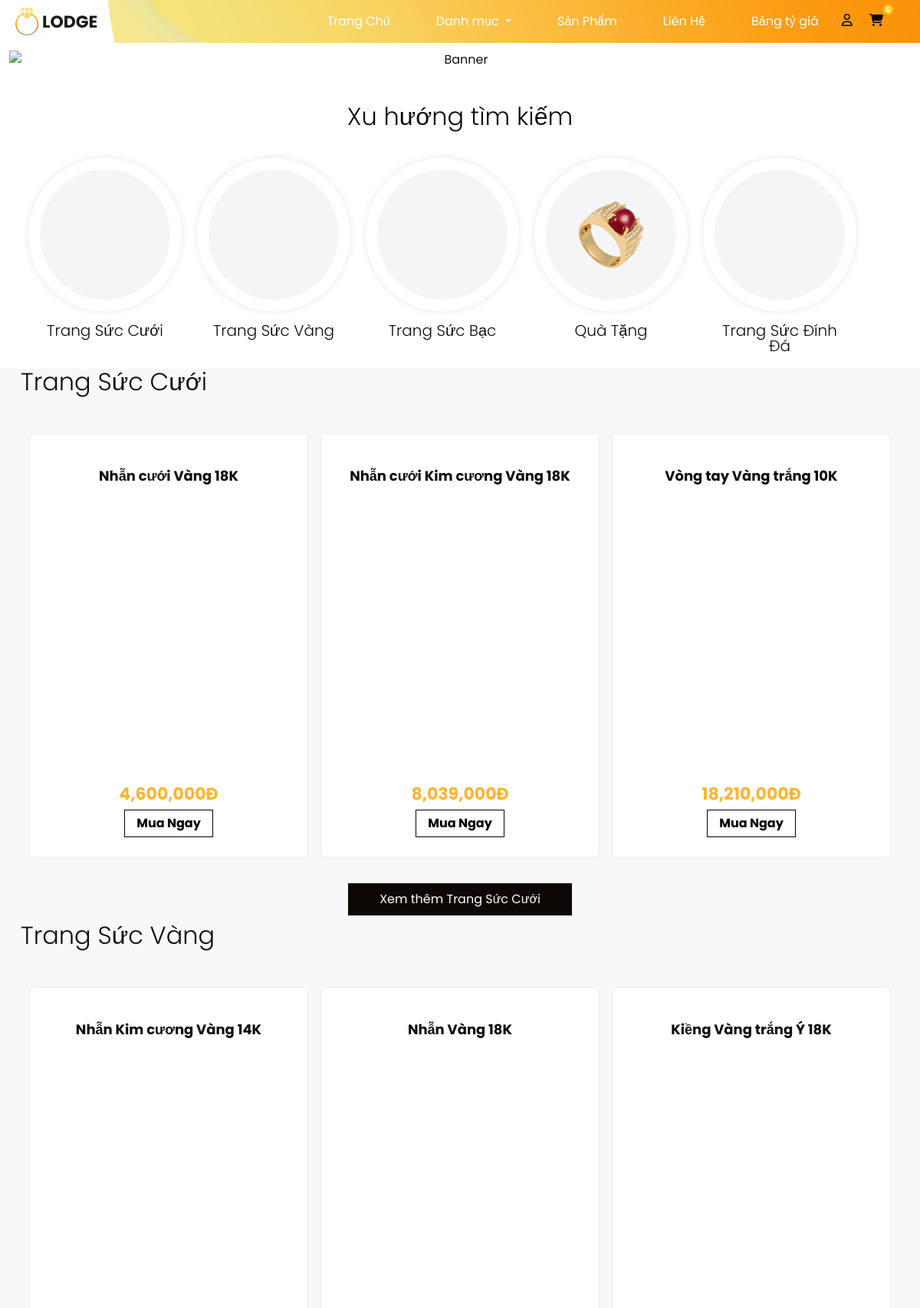
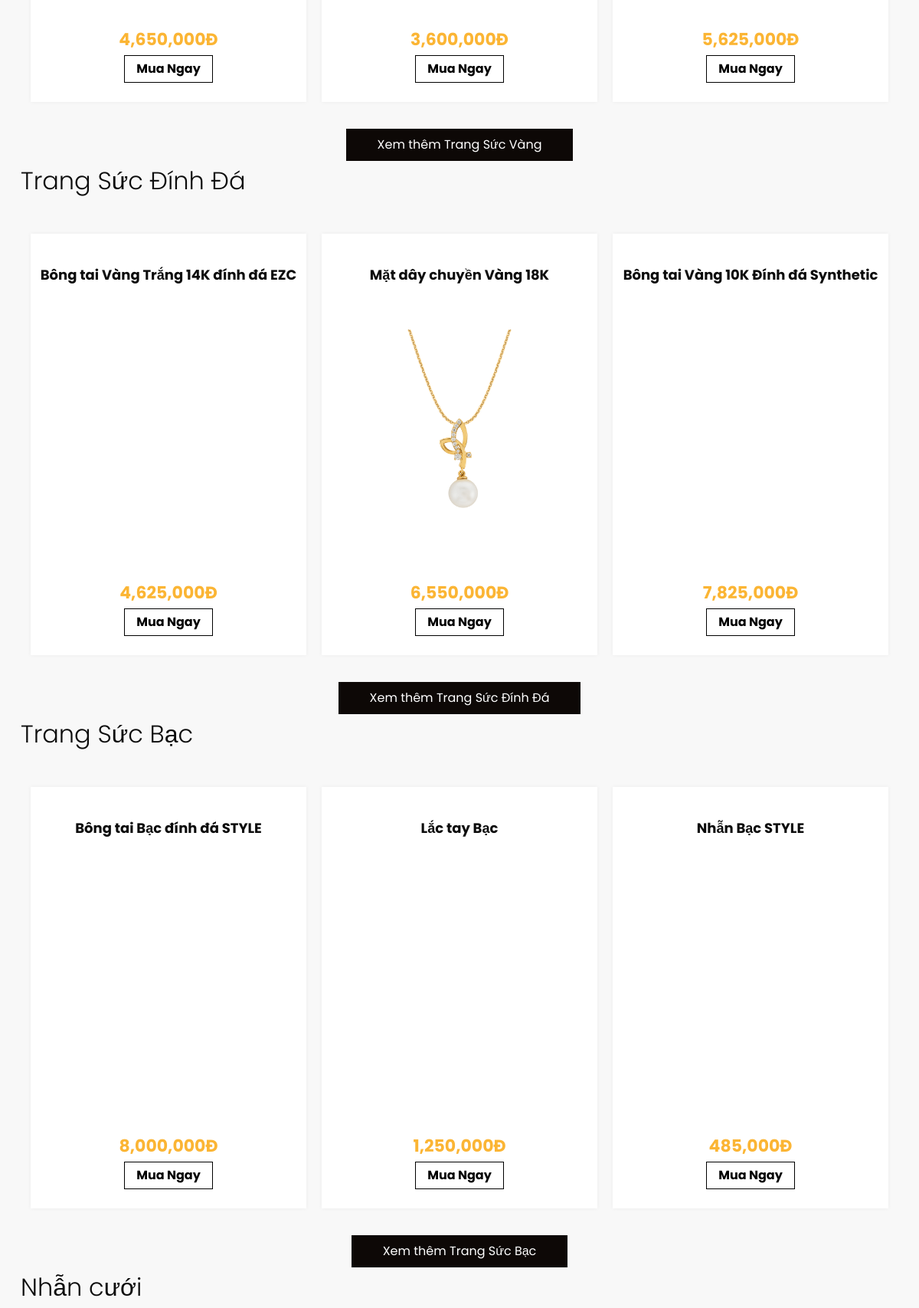
/jewellery.php (upper part), run on the app's committed database (2 pictures, top to bottom).
### tables this page shows
CREATE TABLE `danhmuc` (
  `Ma_DM` int(11) NOT NULL,
  `Ten_DM` varchar(20) NOT NULL,
  `HinhAnh_DM` varchar(100) DEFAULT NULL,
  `PARENT` int(11) DEFAULT NULL
);

CREATE TABLE `sanpham` (
  `Ma_SP` int(11) NOT NULL,
  `Ma_DM` int(11) NOT NULL,
  `HinhAnh_SP` varchar(100) NOT NULL,
  `Ten_SP` varchar(50) NOT NULL,
  `TrongLuong_Sp` float NOT NULL,
  `MoTa_SP` mediumtext DEFAULT NULL,
  `soluong_sp` int(11) DEFAULT NULL
);

CREATE TABLE `don_gia` (
  `id_gia` int(11) NOT NULL,
  `ngay` date NOT NULL,
  `gia` float NOT NULL,
  `Ma_SP` int(11) DEFAULT NULL
);

### jewellery.php (the view, shortened to what this page needs)
<!DOCTYPE html>
<html>
<head>
    <link rel="stylesheet" type="text/css" href="https://cdnjs.cloudflare.com/ajax/libs/OwlCarousel2/2.1.3/assets/owl.carousel.min.css" />
    <link rel="stylesheet" href="https://cdnjs.cloudflare.com/ajax/libs/font-awesome/6.2.0/css/all.min.css">
    <link rel="stylesheet" type="text/css" href="css/bootstrap.css" />
    <link rel="stylesheet" type="text/css" href="css/sina-nav.css" />
    <link href="https://cdn.jsdelivr.net/npm/bootstrap@5.0.2/dist/css/bootstrap.min.css" rel="stylesheet">
    <link href="css/sanpham.css" rel="stylesheet" />
    <link href="css/responsive.css" rel="stylesheet" />
</head>
<body class="sub_page">
    <div class="hero_area">
        <header class="header_section">
            <div class="container-fluid">
                <nav class="navbar navbar-expand-lg custom_nav-container ">
                    <a class="navbar-brand" href="index.html">
                        <img src="images/logo.png" alt="">
                        <span>Lodge</span>
                    </a>
                    <div class="collapse navbar-collapse" id="navbarSupportedContent">
                        <ul class="navbar-nav ml-auto">
                            <li class="nav-item">
                                <a class="nav-link" href="index.php">Trang Chủ</a>
                            </li>
                            <li class="nav-item dropdown">
                                <a class="nav-link dropdown-toggle" href="category.php" id="navbarDropdown"
                                    role="button" data-bs-toggle="dropdown" aria-expanded="false">
                                    Danh mục
                                </a>
                            </li>
                            <li class="nav-item">
                                <a class="nav-link" href="jewellery.php">Sản Phẩm</a>
                            </li>
                            <li class="nav-item">
                                <a class="nav-link" href="contact1.php">Liên Hệ</a>
                            </li>
                            <li class="nav-item">
                  <a class="nav-link" href="tygia.php">Bảng tỷ giá</a>
                </li>
                <form class="d-flex">
                        <div class="icons">
                            <?php
                            if (!isset($_SESSION["user"])){
                          ?>
                            <a href="login.php"><i class="fa-regular fa-user"></i></a>
                            <?php
                            }
                            else
                            {
                                ?>
                            <i> <label for="">Xin chào: </label><?php echo $_SESSION["user"]; ?></i>
                            <a href='logout.php'><i class="fa-solid fa-right-from-bracket"></i></a>
                            <?php
                            }
                            ?>
                            <a href="cart.php"><i class="fa-solid fa-cart-shopping"></i><span
                                    style="height: 13px;width: 13px;background: #ffc800;font-size: 10px;color: #ffffff;line-height: 13px;text-align: center;font-weight: 700;display: inline-block;border-radius: 50%;position: absolute;">
                                    <?php require 'slsp.php'; ?>
                                </span></a>
                        </div>
                    </form>
                        </ul>
                    </div>
                </nav>
            </div>
        </header>
                          </div>
<div class="banner_section layout_padding">
    <div class="container-fluid">
        <div class="row">
            <div style="text-align: center; width: 100%;">
                <img src="upload/banner2.jpg" alt="Banner" style="height: auto; max-width: 100%; display: block; margin: 0 auto;">
            </div>
        </div>
    </div>
</div>
<?php
$sql_str = "SELECT * FROM danhmuc WHERE Ten_DM LIKE '%Trang%' OR Ten_DM LIKE '%Quà%' ORDER BY Ma_DM
 ";
$result = mysqli_query($conn, $sql_str);
?>
<div class="item_section layout_padding2">
    <div class="container">
        <h2 class="text-center">Xu hướng tìm kiếm</h2>
        <div class="item_container_wrapper">
            <div class="item_container_wrapper_inner d-flex">
                <div class="item_container d-flex justify-content-center">
                    <?php while ($row = mysqli_fetch_assoc($result)) { ?>
                        <div class="box">
                            <a href="products.php?id=<?php echo $row['Ma_DM']; ?>">
                                <div class="img-box">
                                    <img src="<?php echo $row['HinhAnh_DM']; ?>" alt="">
                                </div>
                            </a>
                            <div class="name">
                                <h5 class="text-center"><?php echo $row['Ten_DM']; ?></h5>
                            </div>
                        </div>
                    <?php } ?>
                </div>
            </div>
        </div>
    </div>
</div>
  <?php
$sql = "SELECT
            sanpham.HinhAnh_SP,
            sanpham.Ten_SP,
            sanpham.Ma_SP,
            don_gia.gia AS Gia_SP,
            danhmuc.Ten_DM,
            danhmuc.Ma_DM
        FROM
            sanpham
        INNER JOIN
            don_gia ON sanpham.Ma_SP = don_gia.Ma_SP
        INNER JOIN
            danhmuc ON sanpham.Ma_DM = danhmuc.Ma_DM
       ";
$result = mysqli_query($conn, $sql);
$max_products_per_category = 3;
?>
<section class="price_section layout_padding">
    <div class="container" >
        <?php
        if (mysqli_num_rows($result) > 0) {
            $products_by_category = array();
            while ($row = mysqli_fetch_assoc($result)) {
                $category = $row['Ten_DM'];
                if (!isset($products_by_category[$category])) {
                    $products_by_category[$category] = array();
                }
                $products_by_category[$category][] = $row;
            }
            foreach ($products_by_category as $category => $products) {
                echo '<div class="heading_container">';
                echo '<h2>'.$category.'</h2>';
                echo '</div>';
                echo '<div class="price_container">';
                $product_count = 0;
                foreach ($products as $product) {
                    if ($product_count < $max_products_per_category) {
                        ?>
                        <div class="box">
                            <div class="name">
                                <h6><?php echo $product['Ten_SP']; ?></h6>
                            </div>
                            <div class="img-box">
                                <img src="<?php echo $product['HinhAnh_SP']; ?>" alt="">
                            </div>
                            <div class="detail-box">
                                <h5><span><?php echo number_format($product['Gia_SP']); ?>đ</span></h5>
                                <a href="chitiet.php?id=<?php echo $product['Ma_SP']; ?>">Mua Ngay</a>
                            </div>
                        </div>
                        <?php
                        $product_count++;
                    } else {
                        break;
                    }
                }
                echo '<div class="d-flex justify-content-center">';
                echo '<div class="category_name_container">';
                echo '<a href="products.php?id='.$product['Ma_DM'].'" class="price_btn">Xem thêm '.$product['Ten_DM'].'</a>';
                echo '</div>';
                echo '</div>';
                echo '</div>';
            }
        } else {
            echo "Không có sản phẩm phù hợp.";
        }
        ?>
    </div>
</section>
</body>
</html>

### css/sanpham.css (style rules this page uses)
body { font-family: "Poppins", sans-serif; color: #0c0c0c; }
.layout_padding { padding: 1px 0; }
.layout_padding2 { padding: 45px 0; }
.heading_container { display: -webkit-box; display: -ms-flexbox; display: flex; }
.heading_container h2 { position: relative; text-align: center; }
.heading_container h2::before { content: ""; position: absolute; width: 9px; height: 30px; top: 14%; right: -15px; }
.hero_area { height: 100vh; position: relative; background-image: url(../images/hero-bg.png); background-size: cover; background-position: bottom right; background-repeat: no-repeat; }
.sub_page .hero_area { height: auto; background-position: top right; }
.header_section .container-fluid { padding-right: 25px; padding-left: 25px; }
.custom_nav-container.navbar-expand-lg .navbar-nav .nav-link { padding: 10px 30px; color: #ffffff; text-align: center; }
a, a:hover, a:focus { text-decoration: none; }
.navbar-brand { display: -webkit-box; display: -ms-flexbox; display: flex; -webkit-box-align: center; -ms-flex-align: center; align-items: center; }
.navbar-brand img { width: 30px; margin-right: 5px; }
.navbar-brand span { font-size: 22px; font-weight: 700; color: #191919; text-transform: uppercase; }
.custom_nav-container { z-index: 99999; padding: 5px 0; }
.item_section .item_container { -webkit-box-pack: center; }
.item_section .item_container .box .img-box { width: 100%; height: 100px; overflow: hidden; background-color: #f5f5f5; border-radius: 50%; }
.item_section .item_container .box .img-box img { width: 100%; height: auto; }
.item_section .item_container .box { width: 280px; margin: 30px 10px; padding: 15px; -webkit-box-shadow: 0px 0px 2px 0.5px rgba(0, 0, 0, 0.15); box-shadow: 0px 0px 2px 0.5px rgba(0, 0, 0, 0.15); text-align: center; border-radius: 50%; -webkit-box-shadow: 0px 0px 10px rgba(0, 0, 0, 0.1); box-shadow: 0px 0px 10px rgba(0, 0, 0, 0.1); }
.item_section .item_container .box .img-box { width: 100%; height: 100%; border-radius: 50%; }
.item_section .item_container .box h6, .item_section .item_container .box h5 { margin-top: 30px; }
.item_section .item_container .box { position: relative; width: 200px; height: 200px; border-radius: 50%; -webkit-box-shadow: 0px 0px 10px rgba(0, 0, 0, 0.1); box-shadow: 0px 0px 10px rgba(0, 0, 0, 0.1); }
.price_section { background-color: #f8f8f8; }
.price_section .price_container { display: -webkit-box; display: -ms-flexbox; display: flex; -webkit-box-pack: center; -ms-flex-pack: center; justify-content: center; padding: 10px 0; -ms-flex-wrap: wrap; flex-wrap: wrap; }
.price_section .price_container .box { min-width: 300px; max-width: 360px; height: 550px; display: -webkit-box; display: -ms-flexbox; display: flex; -webkit-box-orient: vertical; -webkit-box-direction: normal; -ms-flex-direction: column; flex-direction: column; -webkit-box-align: center; -ms-flex-align: center; align-items: center; -webkit-box-pack: justify; -ms-flex-pack: justify; justify-content: space-between; margin: 35px 10px; padding: 45px 0 25px 0; text-align: center; background-color: #ffffff; -webkit-box-shadow: 0px 0px 6px 0 rgba(0, 0, 0, 0.05); box-shadow: 0px 0px 6px 0 rgba(0, 0, 0, 0.05); -webkit-box-flex: 1; -ms-flex-positive: 1; flex-grow: 1; }
.price_section .price_container .box .img-box { width: 100%; display: -webkit-box; display: -ms-flexbox; display: flex; -webkit-box-pack: center; -ms-flex-pack: center; justify-content: center; }
.banner_section { margin-top: 0; padding-top: 10px; }
.price_section .price_container .box .img-box img { width: 1000px; }
.price_section .price_container .box h6 { font-weight: bold; font-size: 18px; }
.price_section .price_container .box .detail-box h5 { text-transform: uppercase; font-weight: bold; font-size: 22px; }
.price_section .price_container .box .detail-box h5 span { color: #fbb534; }
.price_section .price_container .box .detail-box a { display: inline-block; padding: 5px 15px; border: 1px solid #000000; font-weight: bold; color: #000000; margin-top: 5px; }
.price_section .price_btn { display: inline-block; padding: 8px 40px; background-color: #0d0806; border: 1px solid #0d0806; color: #ffffff; border-radius: 0; }

### css/responsive.css (style rules this page uses)
@media (min-width: 1200px) { .container { max-width: 1170px; } }

### data on the page
danhmuc: Ten_DM "Trang Sức Cưới"
danhmuc: Ten_DM "Trang Sức Vàng"
danhmuc: Ten_DM "Trang Sức Bạc"
danhmuc: HinhAnh_DM (picture), Ten_DM "Quà Tặng"
danhmuc: Ten_DM "Trang Sức Đính Đá"
sanpham: category "Trang Sức Cưới", Ten_SP "Vòng tay Vàng trắng 10K", don_gia.gia "18,210,000", Ma_DM.Ten_DM "Trang Sức Cưới"
sanpham: Ten_SP "Nhẫn cưới Vàng 18K", don_gia.gia "4,600,000"
sanpham: Ten_SP "Nhẫn cưới Kim cương Vàng 18K", don_gia.gia "8,039,000"
sanpham: category "Trang Sức Vàng", Ten_SP "Kiềng Vàng trắng Ý 18K", don_gia.gia "5,625,000", Ma_DM.Ten_DM "Trang Sức Vàng"
sanpham: Ten_SP "Nhẫn Kim cương Vàng 14K", don_gia.gia "4,650,000"
sanpham: Ten_SP "Nhẫn Vàng 18K", don_gia.gia "3,600,000"
sanpham: category "Trang Sức Đính Đá", Ten_SP "Bông tai Vàng 10K Đính đá Synthetic", don_gia.gia "7,825,000", Ma_DM.Ten_DM "Trang Sức Đính Đá"
sanpham: Ten_SP "Bông tai Vàng Trắng 14K đính đá EZC", don_gia.gia "4,625,000"
sanpham: Ten_SP "Mặt dây chuyền Vàng 18K", HinhAnh_SP (picture), don_gia.gia "6,550,000"
sanpham: category "Trang Sức Bạc", Ten_SP "Nhẫn Bạc STYLE", don_gia.gia "485,000", Ma_DM.Ten_DM "Trang Sức Bạc"
sanpham: Ten_SP "Bông tai Bạc đính đá STYLE", don_gia.gia "8,000,000"
sanpham: Ten_SP "Lắc tay Bạc", don_gia.gia "1,250,000"
sanpham: category "Nhẫn cưới"
